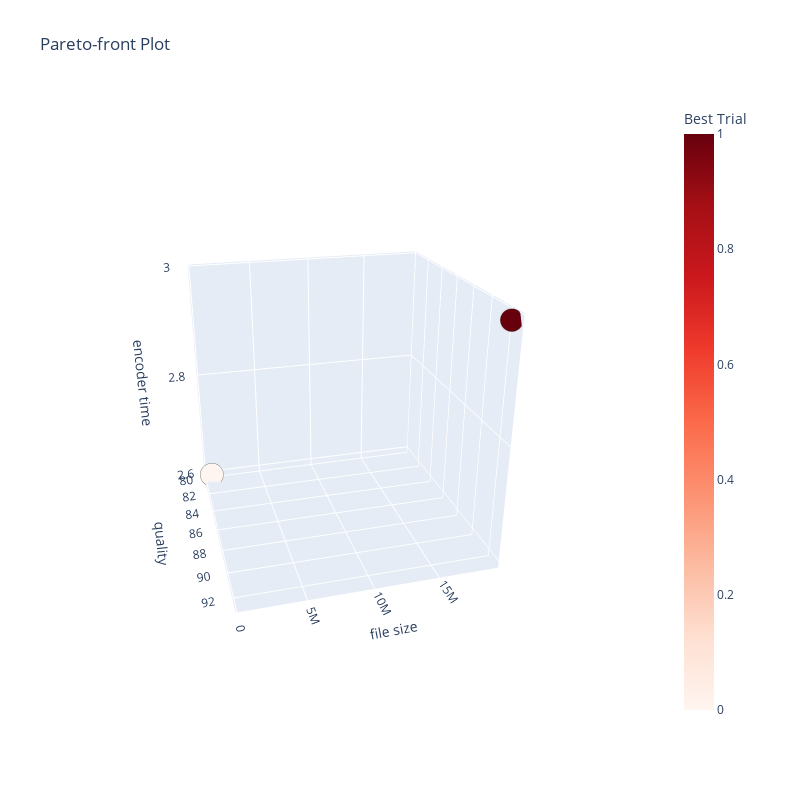

This figure's notebook cell:
### Code cell
fig.update_layout(
    autosize=False,
    width=800,
    height=800,)

### Figure 1 — Plotly figure (JSON) as saved in the notebook; plotly's stock layout.template omitted (floating-point values rounded to 4 significant figures)
{"data": [{"hovertemplate": "%{text}<extra>Trial</extra>", "marker": {"color": [], "colorbar": {"title": {"text": "Trial"}}, "colorscale": [[0, "rgb(247,251,255)"], [0.125, "rgb(222,235,247)"], [0.25, "rgb(198,219,239)"], [0.375, "rgb(158,202,225)"], [0.5, "rgb(107,174,214)"], [0.625, "rgb(66,146,198)"], [0.75, "rgb(33,113,181)"], [0.875, "rgb(8,81,156)"], [1, "rgb(8,48,107)"]], "line": {"color": "Grey", "width": 0.5}}, "mode": "markers", "showlegend": false, "text": [], "type": "scatter3d", "x": [], "y": [], "z": []}, {"hovertemplate": "%{text}<extra>Best Trial</extra>", "marker": {"color": [0, 1], "colorbar": {"title": {"text": "Best Trial"}, "x": 1.1, "xpad": 40, "y": 0.5}, "colorscale": [[0, "rgb(255,245,240)"], [0.125, "rgb(254,224,210)"], [0.25, "rgb(252,187,161)"], [0.375, "rgb(252,146,114)"], [0.5, "rgb(251,106,74)"], [0.625, "rgb(239,59,44)"], [0.75, "rgb(203,24,29)"], [0.875, "rgb(165,15,21)"], [1, "rgb(103,0,13)"]], "line": {"color": "Grey", "width": 0.5}}, "mode": "markers", "showlegend": false, "text": ["{<br>  \"number\": 0,<br>  \"values\": [<br>    80.380382,<br>    490108.0,<br>    2.5992233753204346<br>  ],<br>  \"params\": {<br>    \"qp\": 35<br>  }<br>}", "{<br>  \"number\": 1,<br>  \"values\": [<br>    92.694203,<br>    19164977.0,<br>    2.9903156757354736<br>  ],<br>  \"params\": {<br>    \"qp\": 22<br>  }<br>}"], "type": "scatter3d", "x": [80.38, 92.69], "y": [490108, 19164977], "z": [2.599, 2.99]}], "layout": {"autosize": false, "height": 800, "scene": {"aspectmode": "auto", "aspectratio": {"x": 1, "y": 1, "z": 1}, "camera": {"center": {"x": 0, "y": 0, "z": 0}, "eye": {"x": 2.618, "y": -0.7116, "z": 1.194}, "projection": {"type": "perspective"}, "up": {"x": 0, "y": 0, "z": 1}}, "xaxis": {"title": {"text": "quality"}, "type": "linear"}, "yaxis": {"title": {"text": "file size"}, "type": "linear"}, "zaxis": {"title": {"text": "encoder time"}, "type": "linear"}}, "title": {"text": "Pareto-front Plot"}, "width": 800}}
